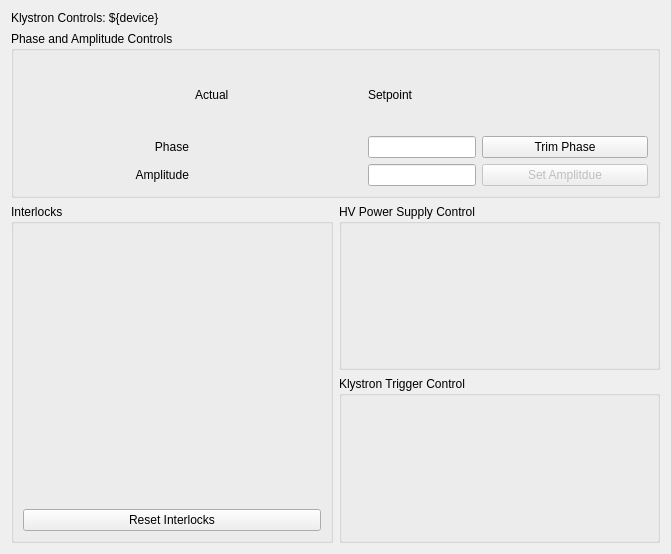
<?xml version="1.0" encoding="UTF-8"?>
<ui version="4.0">
 <class>Form</class>
 <widget class="QWidget" name="Form">
  <property name="geometry">
   <rect>
    <x>0</x>
    <y>0</y>
    <width>671</width>
    <height>554</height>
   </rect>
  </property>
  <property name="windowTitle">
   <string>Form</string>
  </property>
  <layout class="QGridLayout" name="gridLayout_2">
   <item row="0" column="0" colspan="2">
    <widget class="QLabel" name="label">
     <property name="sizePolicy">
      <sizepolicy hsizetype="Preferred" vsizetype="Maximum">
       <horstretch>0</horstretch>
       <verstretch>0</verstretch>
      </sizepolicy>
     </property>
     <property name="text">
      <string>Klystron Controls: ${device}</string>
     </property>
    </widget>
   </item>
   <item row="1" column="0" colspan="2">
    <widget class="QGroupBox" name="groupBox">
     <property name="title">
      <string>Phase and Amplitude Controls</string>
     </property>
     <layout class="QGridLayout" name="gridLayout">
      <item row="0" column="1">
       <widget class="QLabel" name="label_3">
        <property name="text">
         <string>Actual</string>
        </property>
       </widget>
      </item>
      <item row="1" column="0">
       <widget class="QLabel" name="label_2">
        <property name="text">
         <string>Phase</string>
        </property>
        <property name="alignment">
         <set>Qt::AlignRight|Qt::AlignTrailing|Qt::AlignVCenter</set>
        </property>
       </widget>
      </item>
      <item row="0" column="2">
       <widget class="QLabel" name="label_4">
        <property name="text">
         <string>Setpoint</string>
        </property>
       </widget>
      </item>
      <item row="1" column="1">
       <widget class="PyDMLabel" name="PyDMLabel">
        <property name="toolTip">
         <string/>
        </property>
        <property name="precision" stdset="0">
         <number>0</number>
        </property>
        <property name="precisionFromPV" stdset="0">
         <bool>true</bool>
        </property>
        <property name="alarmSensitiveContent" stdset="0">
         <bool>true</bool>
        </property>
        <property name="alarmSensitiveBorder" stdset="0">
         <bool>false</bool>
        </property>
        <property name="channel" stdset="0">
         <string>ca://${device}:PHAS</string>
        </property>
        <property name="displayFormat" stdset="0">
         <enum>PyDMLabel::Decimal</enum>
        </property>
       </widget>
      </item>
      <item row="1" column="2">
       <widget class="PyDMLineEdit" name="PyDMLineEdit">
        <property name="sizePolicy">
         <sizepolicy hsizetype="Fixed" vsizetype="Fixed">
          <horstretch>0</horstretch>
          <verstretch>0</verstretch>
         </sizepolicy>
        </property>
        <property name="toolTip">
         <string/>
        </property>
        <property name="precision" stdset="0">
         <number>1</number>
        </property>
        <property name="precisionFromPV" stdset="0">
         <bool>false</bool>
        </property>
        <property name="alarmSensitiveContent" stdset="0">
         <bool>true</bool>
        </property>
        <property name="alarmSensitiveBorder" stdset="0">
         <bool>false</bool>
        </property>
        <property name="channel" stdset="0">
         <string>ca://${device}:PDES</string>
        </property>
        <property name="displayFormat" stdset="0">
         <enum>PyDMLineEdit::Decimal</enum>
        </property>
       </widget>
      </item>
      <item row="1" column="3">
       <widget class="PyDMPushButton" name="PyDMPushButton">
        <property name="toolTip">
         <string/>
        </property>
        <property name="text">
         <string>Trim Phase</string>
        </property>
        <property name="channel" stdset="0">
         <string>ca://${device}:TRIMPHAS</string>
        </property>
        <property name="pressValue" stdset="0">
         <string>1</string>
        </property>
       </widget>
      </item>
      <item row="2" column="0">
       <widget class="QLabel" name="label_5">
        <property name="text">
         <string>Amplitude</string>
        </property>
        <property name="alignment">
         <set>Qt::AlignRight|Qt::AlignTrailing|Qt::AlignVCenter</set>
        </property>
       </widget>
      </item>
      <item row="2" column="1">
       <widget class="PyDMLabel" name="PyDMLabel_2">
        <property name="toolTip">
         <string/>
        </property>
        <property name="precision" stdset="0">
         <number>0</number>
        </property>
        <property name="precisionFromPV" stdset="0">
         <bool>true</bool>
        </property>
        <property name="alarmSensitiveContent" stdset="0">
         <bool>true</bool>
        </property>
        <property name="alarmSensitiveBorder" stdset="0">
         <bool>false</bool>
        </property>
        <property name="channel" stdset="0">
         <string>ca://${device}:AMPL</string>
        </property>
        <property name="displayFormat" stdset="0">
         <enum>PyDMLabel::Decimal</enum>
        </property>
       </widget>
      </item>
      <item row="2" column="2">
       <widget class="PyDMLineEdit" name="PyDMLineEdit_2">
        <property name="sizePolicy">
         <sizepolicy hsizetype="Fixed" vsizetype="Fixed">
          <horstretch>0</horstretch>
          <verstretch>0</verstretch>
         </sizepolicy>
        </property>
        <property name="toolTip">
         <string/>
        </property>
        <property name="precision" stdset="0">
         <number>1</number>
        </property>
        <property name="precisionFromPV" stdset="0">
         <bool>false</bool>
        </property>
        <property name="alarmSensitiveContent" stdset="0">
         <bool>true</bool>
        </property>
        <property name="alarmSensitiveBorder" stdset="0">
         <bool>false</bool>
        </property>
        <property name="channel" stdset="0">
         <string>ca://${device}:ADES</string>
        </property>
        <property name="displayFormat" stdset="0">
         <enum>PyDMLineEdit::Decimal</enum>
        </property>
       </widget>
      </item>
      <item row="2" column="3">
       <widget class="PyDMPushButton" name="PyDMPushButton_2">
        <property name="enabled">
         <bool>false</bool>
        </property>
        <property name="toolTip">
         <string/>
        </property>
        <property name="text">
         <string>Set Amplitdue</string>
        </property>
       </widget>
      </item>
     </layout>
    </widget>
   </item>
   <item row="2" column="0" rowspan="2">
    <widget class="QGroupBox" name="groupBox_2">
     <property name="title">
      <string>Interlocks</string>
     </property>
     <layout class="QVBoxLayout" name="verticalLayout">
      <item>
       <widget class="PyDMByteIndicator" name="PyDMByteIndicator">
        <property name="toolTip">
         <string/>
        </property>
        <property name="alarmSensitiveBorder" stdset="0">
         <bool>false</bool>
        </property>
        <property name="channel" stdset="0">
         <string>ca://${device}:SWRD</string>
        </property>
        <property name="onColor" stdset="0">
         <color>
          <red>255</red>
          <green>0</green>
          <blue>0</blue>
         </color>
        </property>
        <property name="offColor" stdset="0">
         <color>
          <red>0</red>
          <green>255</green>
          <blue>0</blue>
         </color>
        </property>
        <property name="orientation" stdset="0">
         <enum>Qt::Vertical</enum>
        </property>
        <property name="numBits" stdset="0">
         <number>13</number>
        </property>
        <property name="labels" stdset="0">
         <stringlist>
          <string>Bad Cable Status</string>
          <string>MKSU Protect</string>
          <string>No Triggers</string>
          <string>Modulator Fault</string>
          <string>Lost Acc Trigger</string>
          <string>Low RF Power</string>
          <string>Amplitude Mean</string>
          <string>Amplitude Jitter</string>
          <string>Lost Phase</string>
          <string>Phase Mean</string>
          <string>Phase Jitter</string>
          <string>No Sample Rate</string>
          <string>No Accel Rate</string>
         </stringlist>
        </property>
       </widget>
      </item>
      <item>
       <widget class="PyDMPushButton" name="PyDMPushButton_3">
        <property name="toolTip">
         <string/>
        </property>
        <property name="text">
         <string>Reset Interlocks</string>
        </property>
        <property name="channel" stdset="0">
         <string>ca://${device}:MOD:RESET</string>
        </property>
        <property name="pressValue" stdset="0">
         <string>1</string>
        </property>
       </widget>
      </item>
     </layout>
    </widget>
   </item>
   <item row="2" column="1">
    <widget class="QGroupBox" name="groupBox_3">
     <property name="title">
      <string>HV Power Supply Control</string>
     </property>
     <layout class="QVBoxLayout" name="verticalLayout_2">
      <item>
       <widget class="PyDMEnumButton" name="PyDMEnumButton">
        <property name="toolTip">
         <string/>
        </property>
        <property name="alarmSensitiveBorder" stdset="0">
         <bool>false</bool>
        </property>
        <property name="channel" stdset="0">
         <string>ca://${device}:MOD:HVON_SET</string>
        </property>
        <property name="orientation" stdset="0">
         <enum>Qt::Horizontal</enum>
        </property>
       </widget>
      </item>
     </layout>
    </widget>
   </item>
   <item row="3" column="1">
    <widget class="QGroupBox" name="groupBox_4">
     <property name="title">
      <string>Klystron Trigger Control</string>
     </property>
     <layout class="QVBoxLayout" name="verticalLayout_3">
      <item>
       <widget class="PyDMEnumButton" name="PyDMEnumButton_2">
        <property name="toolTip">
         <string/>
        </property>
        <property name="alarmSensitiveBorder" stdset="0">
         <bool>false</bool>
        </property>
        <property name="channel" stdset="0">
         <string>ca://${device}:BEAMCODE1_TCTL</string>
        </property>
        <property name="orientation" stdset="0">
         <enum>Qt::Horizontal</enum>
        </property>
       </widget>
      </item>
     </layout>
    </widget>
   </item>
  </layout>
 </widget>
 <customwidgets>
  <customwidget>
   <class>PyDMLabel</class>
   <extends>QLabel</extends>
   <header>pydm.widgets.label</header>
  </customwidget>
  <customwidget>
   <class>PyDMLineEdit</class>
   <extends>QLineEdit</extends>
   <header>pydm.widgets.line_edit</header>
  </customwidget>
  <customwidget>
   <class>PyDMEnumButton</class>
   <extends>QWidget</extends>
   <header>pydm.widgets.enum_button</header>
  </customwidget>
  <customwidget>
   <class>PyDMPushButton</class>
   <extends>QPushButton</extends>
   <header>pydm.widgets.pushbutton</header>
  </customwidget>
  <customwidget>
   <class>PyDMByteIndicator</class>
   <extends>QWidget</extends>
   <header>pydm.widgets.byte</header>
  </customwidget>
 </customwidgets>
 <resources/>
 <connections/>
</ui>
